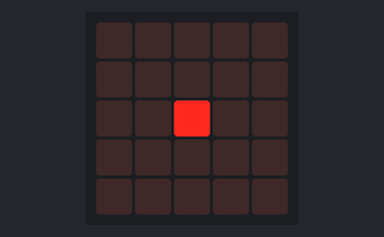
Bench run of a program on a simulated BBC micro:bit (MakeCode). Shown: the board's 5×5 LED display.

Above: at 0.05 s.
At 0.53 s:
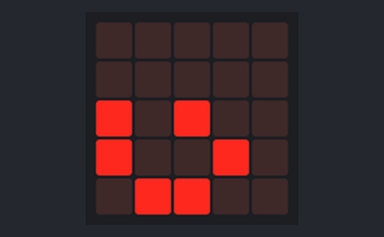
At 1.0 s:
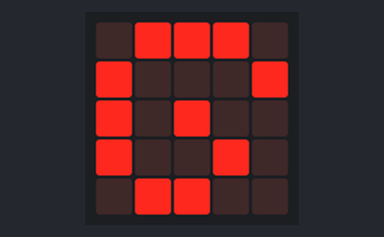
At 4.39 s:
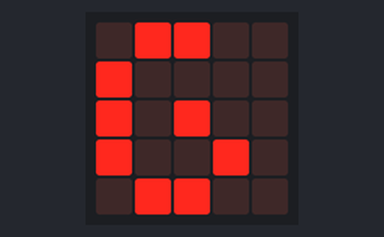
At 4.96 s:
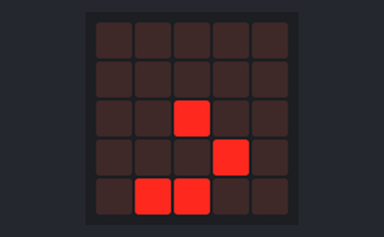
At 5.51 s:
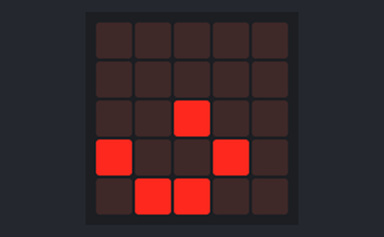

Measured:
- by itself, everything shown: repeats every 5.1 s, in 63 steps

The program:

main.ts
```typescript
let sleep_time = 0
function LEDをつけて少し停止 (LED_X: number, LED_Y: number) {
    led.plot(LED_X, LED_Y)
    basic.pause(sleep_time)
    sleep_time += 0 - 1
}
function LEDを消して少し停止 (LED_X: number, LED_Y: number) {
    led.unplot(LED_X, LED_Y)
    basic.pause(sleep_time)
    sleep_time += 0 - 1
}
basic.forever(function () {
    sleep_time = 100
    while (sleep_time >= 0) {
        LEDをつけて少し停止(2, 2)
        LEDをつけて少し停止(3, 3)
        LEDをつけて少し停止(2, 4)
        LEDをつけて少し停止(1, 4)
        LEDをつけて少し停止(0, 3)
        LEDをつけて少し停止(0, 2)
        LEDをつけて少し停止(0, 1)
        LEDをつけて少し停止(1, 0)
        LEDをつけて少し停止(2, 0)
        LEDをつけて少し停止(3, 0)
        LEDをつけて少し停止(4, 1)
        LEDをつけて少し停止(4, 2)
        LEDをつけて少し停止(4, 3)
        LEDを消して少し停止(2, 2)
        LEDを消して少し停止(3, 3)
        LEDを消して少し停止(2, 4)
        LEDを消して少し停止(1, 4)
        LEDを消して少し停止(0, 3)
        LEDを消して少し停止(0, 2)
        LEDを消して少し停止(0, 1)
        LEDを消して少し停止(1, 0)
        LEDを消して少し停止(2, 0)
        LEDを消して少し停止(3, 0)
        LEDを消して少し停止(4, 1)
        LEDを消して少し停止(4, 2)
        LEDを消して少し停止(4, 3)
    }
})
```

test.ts
```typescript
// テストはここに来ます。このパッケージが拡張機能として使用されるときにはコンパイルされません。
```
